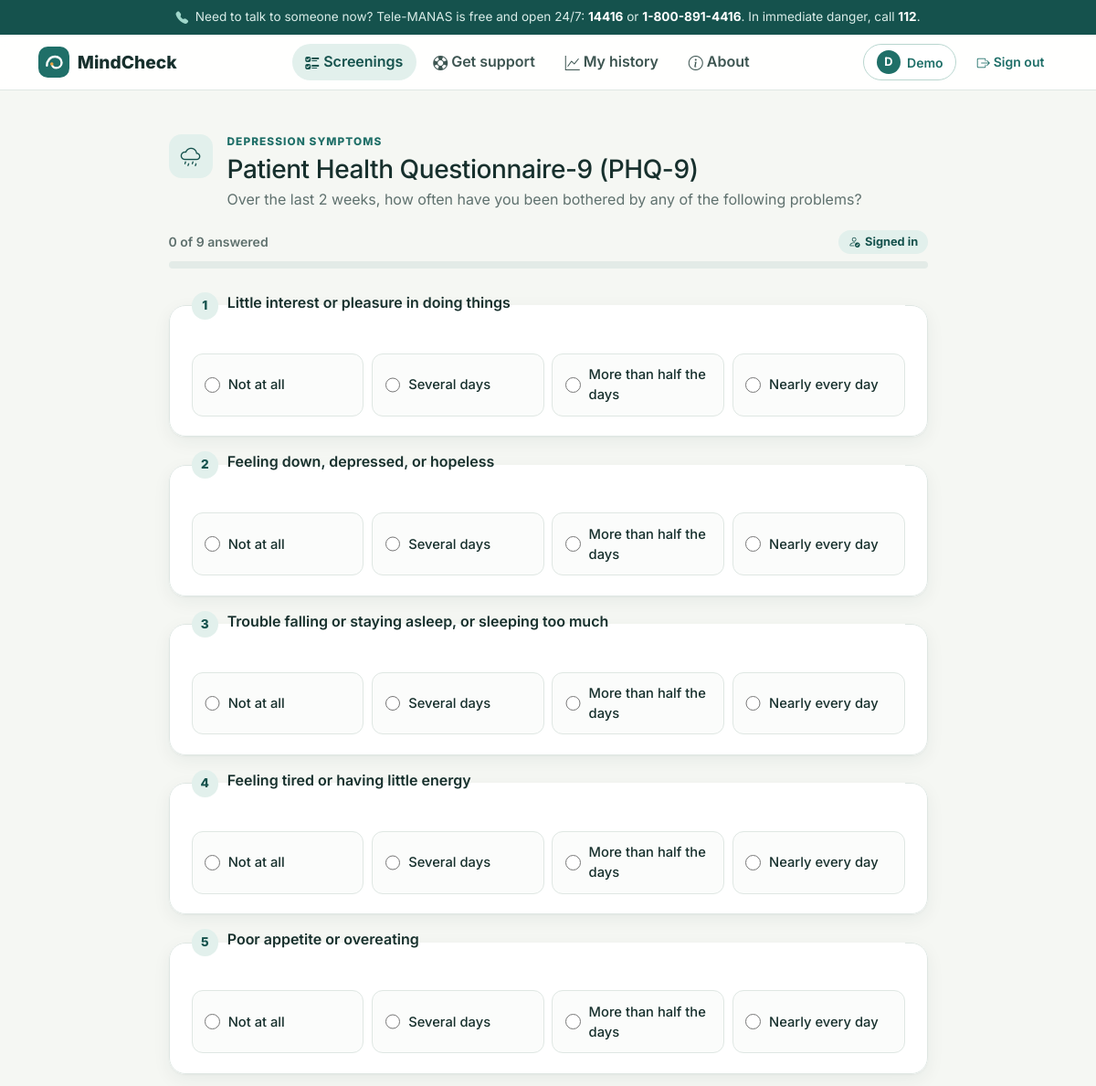
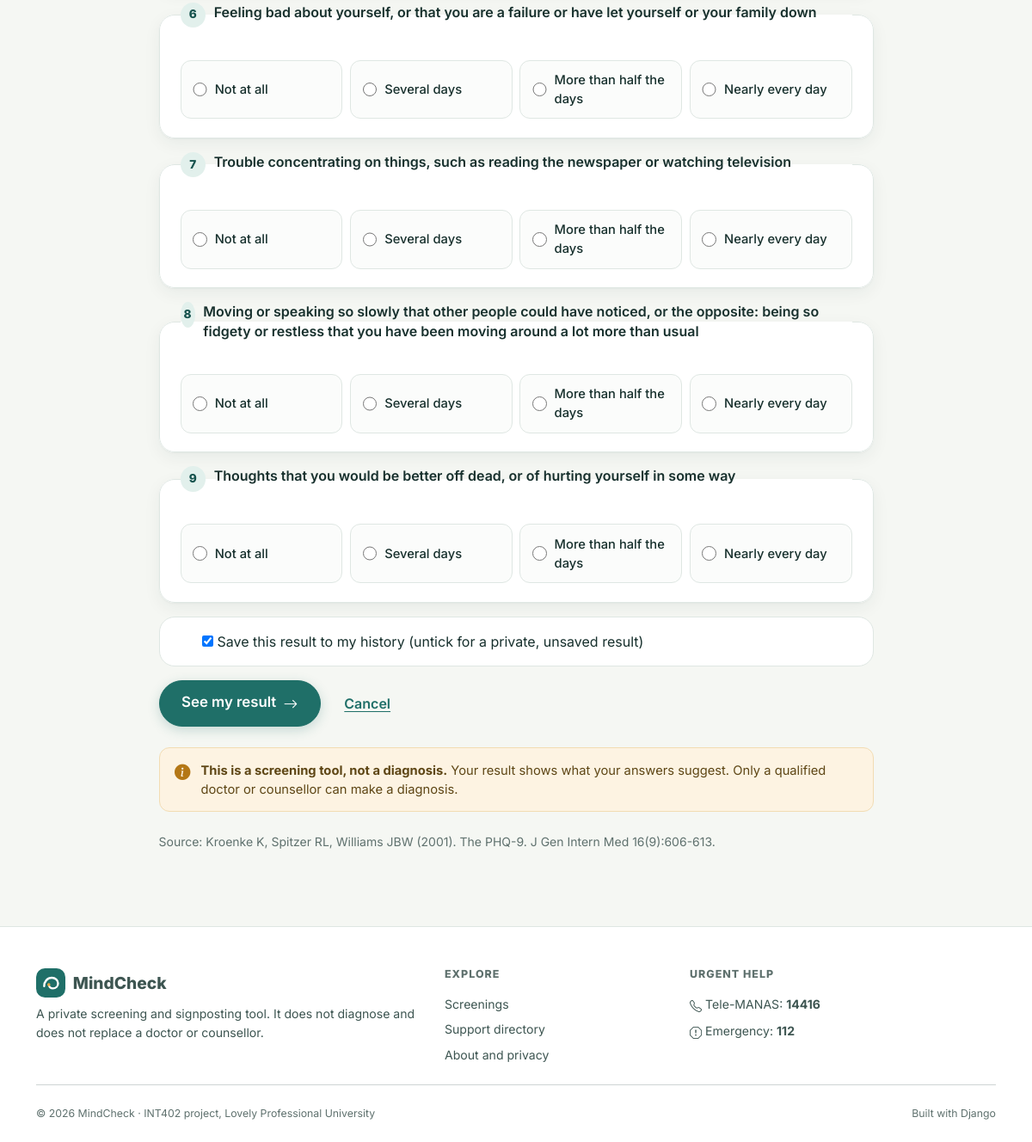
Page /screening/take/phq-9/ (signed in) on the committed database (2 pictures, top to bottom).
### screening/models.py (models this page shows, shortened)
class ScreeningTool(models.Model):
    name = models.CharField(max_length=100, unique=True)
    short_name = models.CharField(max_length=20, unique=True)
    slug = models.SlugField(max_length=30, unique=True)
    domain = models.CharField(max_length=100, help_text="What it screens, e.g. 'Depression symptoms'.")
    description = models.TextField()
    instructions = models.CharField(max_length=255, help_text="The question stem shown above the items.")
    score_multiplier = models.PositiveSmallIntegerField(
        default=1, validators=[MinValueValidator(1)],
        help_text="WHO-5 raw total is multiplied by 4 to give a 0-100 score.",
    )
    higher_is_better = models.BooleanField(
        default=False, help_text="True for WHO-5, where a higher score means better wellbeing."
    )
    citation = models.CharField(max_length=255)
    minutes_to_complete = models.PositiveSmallIntegerField(default=2)
    display_order = models.PositiveSmallIntegerField(default=0)
    is_active = models.BooleanField(default=True)
    class Meta:
        ordering = ["display_order", "name"]

class Question(models.Model):
    tool = models.ForeignKey(ScreeningTool, on_delete=models.CASCADE, related_name="questions")
    number = models.PositiveSmallIntegerField(validators=[MinValueValidator(1)])
    text = models.CharField(max_length=255)
    is_safety_item = models.BooleanField(
        default=False,
        help_text="If any answer above 0 is given, the crisis support screen is shown first (PHQ-9 item 9).",
    )
    class Meta:
        ordering = ["tool", "number"]
        constraints = [
            models.UniqueConstraint(fields=["tool", "number"], name="unique_question_number_per_tool"),
        ]

class AnswerChoice(models.Model):
    tool = models.ForeignKey(ScreeningTool, on_delete=models.CASCADE, related_name="choices")
    value = models.PositiveSmallIntegerField()
    label = models.CharField(max_length=60)
    display_order = models.PositiveSmallIntegerField(default=0)
    class Meta:
        ordering = ["tool", "display_order", "value"]
        constraints = [
            models.UniqueConstraint(fields=["tool", "value"], name="unique_choice_value_per_tool"),
        ]

### screening/views.py (the view)
# urls.py: path("take/<slug:slug>/", views.take_screening, name="take"),
@require_http_methods(["GET", "POST"])
def take_screening(request, slug):
    tool = get_object_or_404(
        ScreeningTool.objects.prefetch_related("questions", "choices"), slug=slug, is_active=True
    )
    if not has_consented(request):
        return redirect(f"{reverse('screening:consent')}?next={request.path}")
    signed_in = request.user.is_authenticated
    if request.method == "POST":
        form = ScreeningForm(tool, request.POST, allow_save=signed_in)
        if form.is_valid():
            try:
                result = score_answers(tool, form.answers())
            except ScoringError as exc:
                form.add_error(None, str(exc))
            else:
                save = signed_in and form.cleaned_data.get("save_result")
                if save:
                    assessment = Assessment.objects.create(
                        user=request.user, tool=tool, band=result.band,
                        raw_score=result.raw_score, final_score=result.final_score,
                        safety_flag=result.safety_flag,
                    )
                    key = f"a{assessment.pk}"
                    result_url = assessment.get_absolute_url()
                else:
                    request.session[SESSION_RESULT_KEY] = result.as_session_dict()
                    key = "session"
                    result_url = reverse("screening:session_result")
                if result.safety_flag:
                    request.session[SESSION_CRISIS_KEY] = {"key": key, "next": result_url}
                    return redirect("screening:crisis")
                return redirect(result_url)
        messages.error(request, "Some answers are missing. Please check the highlighted questions.")
    else:
        form = ScreeningForm(tool, allow_save=signed_in)
    return render(request, "screening/take.html", {"tool": tool, "form": form})

### screening/forms.py (shortened to what this page needs)
class ScreeningForm(forms.Form):
    def __init__(self, tool, *args, allow_save=False, **kwargs):
        super().__init__(*args, **kwargs)
        self.tool = tool
        choices = [(str(c.value), c.label) for c in tool.choices.all()]
        for q in tool.questions.all():
            self.fields[f"q{q.number}"] = forms.ChoiceField(
                label=q.text,
                choices=choices,
                widget=forms.RadioSelect,
                error_messages={"required": f"Please answer question {q.number}."},
            )
            self.fields[f"q{q.number}"].number = q.number
        if allow_save:
            self.fields["save_result"] = forms.BooleanField(
                required=False, initial=True,
                label="Save this result to my history (untick for a private, unsaved result)",
            )
    def question_fields(self):
        return [self[name] for name in self.fields if name.startswith("q")]

### accounts/models.py (called while the page is built)
    @property
    def is_counsellor(self):
        return self.role == self.Role.COUNSELLOR

    @property
    def has_consented(self):
        return self.consent_given_at is not None

### screening/context_processors.py (called while the page is built)
def site_context(request):
    user = request.user
    is_counsellor = bool(
        user.is_authenticated and hasattr(user, "profile") and user.profile.is_counsellor
    )
    return {
        "SITE_NAME": "MindCheck",
        "HELPLINE_NAME": "Tele-MANAS",
        "HELPLINE_NUMBER": "14416",
        "HELPLINE_ALT": "1-800-891-4416",
        "is_counsellor": is_counsellor,
    }

### screening/permissions.py (called while the page is built)
def has_consented(request):
    if request.user.is_authenticated:
        return request.user.profile.has_consented
    return bool(request.session.get("consent_given"))

### screening/templatetags/mindcheck_tags.py (called while the page is built)
@register.filter
def tool_icon(slug):
    return TOOL_ICONS.get(slug, "bi-clipboard2-pulse")

@register.filter
def field_number(bound_field):
    return getattr(bound_field.field, "number", "")

### templates/screening/take.html (shortened to what this page needs)
{% extends "base.html" %}
{% load static mindcheck_tags %}
{% block content %}
<div class="row justify-content-center">
  <div class="col-lg-9">
    <div class="d-flex gap-3 align-items-start mb-2">
      <span class="icon-tile"><i class="bi {{ tool.slug|tool_icon }}"></i></span>
      <div>
        <p class="eyebrow mb-1">{{ tool.domain }}</p>
        <h1 class="h3 mb-1">{{ tool.name }} ({{ tool.short_name }})</h1>
        <p class="mc-muted mb-0">{{ tool.instructions }}</p>
      </div>
    </div>
    <div class="progress-sticky">
      <div class="d-flex justify-content-between align-items-center small mc-muted mb-2">
        <span id="progress-label" class="fw-semibold">0 of {{ tool.questions.count }} answered</span>
        <span class="mode-pill">{% if user.is_authenticated %}<i class="bi bi-person-check"></i>Signed in{% else %}<i class="bi bi-incognito"></i>Private mode · nothing saved{% endif %}</span>
      </div>
      <div class="progress" role="progressbar" aria-label="Questions answered" aria-valuemin="0" aria-valuemax="100">
      </div>
    </div>
    <form method="post" id="screening-form" data-total="{{ tool.questions.count }}" novalidate>
      {% for field in form.question_fields %}
        <fieldset class="question-card {% if field.errors %}has-error{% endif %}" id="q-{{ field|field_number }}">
          <legend class="fs-6 fw-semibold mb-0 d-flex align-items-start">
            <span class="question-number">{{ field|field_number }}</span><span>{{ field.label }}</span>
          </legend>
          <div class="choice-grid">
            {% for radio in field %}
              <label for="{{ radio.id_for_label }}">
                {{ radio.tag }}<span>{{ radio.choice_label }}</span>
              </label>
            {% endfor %}
          </div>
        </fieldset>
      {% endfor %}
      {% if form.save_result %}
        <div class="mc-card flat py-3 mb-3">
          <div class="form-check mb-0">
            {{ form.save_result }}
            <label class="form-check-label" for="{{ form.save_result.id_for_label }}">{{ form.save_result.label }}</label>
          </div>
        </div>
      {% endif %}
      <div class="d-flex flex-wrap gap-2 align-items-center">
        <button type="submit" class="btn btn-primary btn-lg">See my result <i class="bi bi-arrow-right ms-1"></i></button>
        <a href="{% url 'screening:tools' %}" class="btn btn-link">Cancel</a>
      </div>
    </form>
    {% include "partials/disclaimer.html" %}
    <p class="small mc-muted">Source: {{ tool.citation }}</p>
  </div>
</div>
{% endblock %}

### templates/base.html (shortened to what this page needs)
{% load static %}<!DOCTYPE html>
<html lang="en">
<head>
  <link rel="stylesheet" href="{% static 'vendor/bootstrap/bootstrap.min.css' %}">
  <link rel="stylesheet" href="{% static 'vendor/bootstrap-icons/bootstrap-icons.min.css' %}">
  <link rel="stylesheet" href="{% static 'css/style.css' %}">
</head>
<body>
  <div class="helpline-strip py-2 no-print">
    <div class="container text-center">
      <i class="bi bi-telephone-fill me-1"></i>
      Need to talk to someone now? {{ HELPLINE_NAME }} is free and open 24/7:
      <a href="tel:{{ HELPLINE_NUMBER }}">{{ HELPLINE_NUMBER }}</a> or <a href="tel:{{ HELPLINE_ALT|cut:'-' }}">{{ HELPLINE_ALT }}</a>.
      <span class="d-none d-md-inline">In immediate danger, call <a href="tel:112">112</a>.</span>
    </div>
  </div>
  {% with url_name=request.resolver_match.url_name %}
  <nav class="navbar navbar-expand-lg mc-nav py-2">
    <div class="container">
      <a class="navbar-brand mc-brand" href="{% url 'home' %}">{% include "partials/logo.html" %}{{ SITE_NAME }}</a>
      <div class="collapse navbar-collapse" id="mainNav">
        <ul class="navbar-nav mx-lg-auto gap-lg-1 mb-2 mb-lg-0">
          <li class="nav-item"><a class="nav-link {% if url_name == 'tools' or url_name == 'take' %}active{% endif %}" href="{% url 'screening:tools' %}"><i class="bi bi-ui-checks me-1"></i>Screenings</a></li>
          <li class="nav-item"><a class="nav-link " href="{% url 'resources:list' %}"><i class="bi bi-life-preserver me-1"></i>Get support</a></li>
          {% if user.is_authenticated and not is_counsellor %}
            <li class="nav-item"><a class="nav-link {% if url_name == 'history' %}active{% endif %}" href="{% url 'screening:history' %}"><i class="bi bi-graph-up me-1"></i>My history</a></li>
          {% endif %}
          <li class="nav-item"><a class="nav-link {% if url_name == 'about' %}active{% endif %}" href="{% url 'about' %}"><i class="bi bi-info-circle me-1"></i>About</a></li>
        </ul>
        <div class="d-flex align-items-center gap-2">
          {% if user.is_authenticated %}
            <a class="btn btn-sm btn-outline-primary user-chip" href="{% url 'accounts:dashboard' %}">
              <span class="avatar">{{ user.first_name|default:user.username|first|upper }}</span>{{ user.first_name|default:user.username|truncatechars:16 }}
            </a>
            <form method="post" action="{% url 'accounts:logout' %}" class="m-0">
              <button type="submit" class="btn btn-sm btn-link text-decoration-none"><i class="bi bi-box-arrow-right me-1"></i>Sign out</button>
            </form>
          {% else %}
            <a class="btn btn-sm btn-link text-decoration-none" href="{% url 'accounts:login' %}">Sign in</a>
            <a class="btn btn-sm btn-primary" href="{% url 'accounts:register' %}">Create account</a>
          {% endif %}
        </div>
      </div>
    </div>
  </nav>
  {% endwith %}
  <main id="main" class="py-4 py-lg-5">
    <div class="container">
      {% block content %}{% endblock %}
    </div>
  </main>
  <footer class="mc-footer pt-5 pb-4 mt-4">
    <div class="container">
      <div class="row g-4">
        <div class="col-lg-5">
          <a class="mc-brand text-decoration-none mb-2" href="{% url 'home' %}">{% include "partials/logo.html" %}{{ SITE_NAME }}</a>
          <p class="mt-2 mb-0">A private screening and signposting tool. It does not diagnose and does not replace a doctor or counsellor.</p>
        </div>
        <div class="col-6 col-lg-3">
          <h6 class="mb-3">Explore</h6>
          <ul class="list-unstyled mb-0 d-grid gap-2">
            <li><a href="{% url 'screening:tools' %}">Screenings</a></li>
            <li><a href="{% url 'resources:list' %}">Support directory</a></li>
            <li><a href="{% url 'about' %}">About and privacy</a></li>
          </ul>
        </div>
        <div class="col-6 col-lg-4">
          <h6 class="mb-3">Urgent help</h6>
          <ul class="list-unstyled mb-0 d-grid gap-2">
            <li><i class="bi bi-telephone me-1"></i>{{ HELPLINE_NAME }}: <a href="tel:{{ HELPLINE_NUMBER }}" class="fw-bold">{{ HELPLINE_NUMBER }}</a></li>
            <li><i class="bi bi-exclamation-octagon me-1"></i>Emergency: <a href="tel:112" class="fw-bold">112</a></li>
          </ul>
        </div>
      </div>
      <hr class="my-4">
      <div class="d-flex flex-column flex-md-row justify-content-between gap-2 small mc-muted">
        <span>&copy; {% now "Y" %} MindCheck · INT402 project, Lovely Professional University</span>
        <span>Built with Django</span>
      </div>
    </div>
  </footer>
</body>
</html>

### rows in the picture
ScreeningTool: domain "DEPRESSION SYMPTOMS", name "Patient Health Questionnaire-9", short_name "PHQ-9", instructions "Over the last 2 weeks, how often have you been bothered by any of the following problems?", citation "Kroenke K, Spitzer RL, Williams JBW (2001). The PHQ-9. J Gen Intern Med 16(9):606-613."
Question: label "Little interest or pleasure in doing things"
AnswerChoice: choice_label "Not at all" "Not at all" "Not at all" "Not at all" "Not at all" "Not at all" "Not at all" "Not at all" "Not at all"
AnswerChoice: choice_label "Several days" "Several days" "Several days" "Several days" "Several days" "Several days" "Several days" "Several days" "Several days"
AnswerChoice: choice_label "More than half the days" "More than half the days" "More than half the days" "More than half the days" "More than half the days" "More than half the days" "More than half the days" "More than half the days" "More than half the days"
AnswerChoice: choice_label "Nearly every day" "Nearly every day" "Nearly every day" "Nearly every day" "Nearly every day" "Nearly every day" "Nearly every day" "Nearly every day" "Nearly every day"
Question: label "Feeling down, depressed, or hopeless"
Question: label "Trouble falling or staying asleep, or sleeping too much"
Question: label "Feeling tired or having little energy"
Question: label "Poor appetite or overeating"
Question: label "Feeling bad about yourself, or that you are a failure or have let yourself or your family down"
Question: label "Trouble concentrating on things, such as reading the newspaper or watching television"
Question: label "Moving or speaking so slowly that other people could have noticed, or the opposite: being so fidgety or restless that you have been moving around a lot more than usual"
Question: label "Thoughts that you would be better off dead, or of hurting yourself in some way"

### other values in the picture
{{ HELPLINE_NAME }} "Tele-MANAS"
{{ HELPLINE_NUMBER }} "14416"
{{ HELPLINE_ALT }} "1-800-891-4416"
{{ SITE_NAME }} "MindCheck"
{{ user.first_name|default:user.username|first|upper }} "D"
{{ user.first_name|default:user.username|truncatechars:16 }} "Demo"
{{ field|field_number }} "1" "2" "3" "4" "5" "6" "7" "8" "9"
